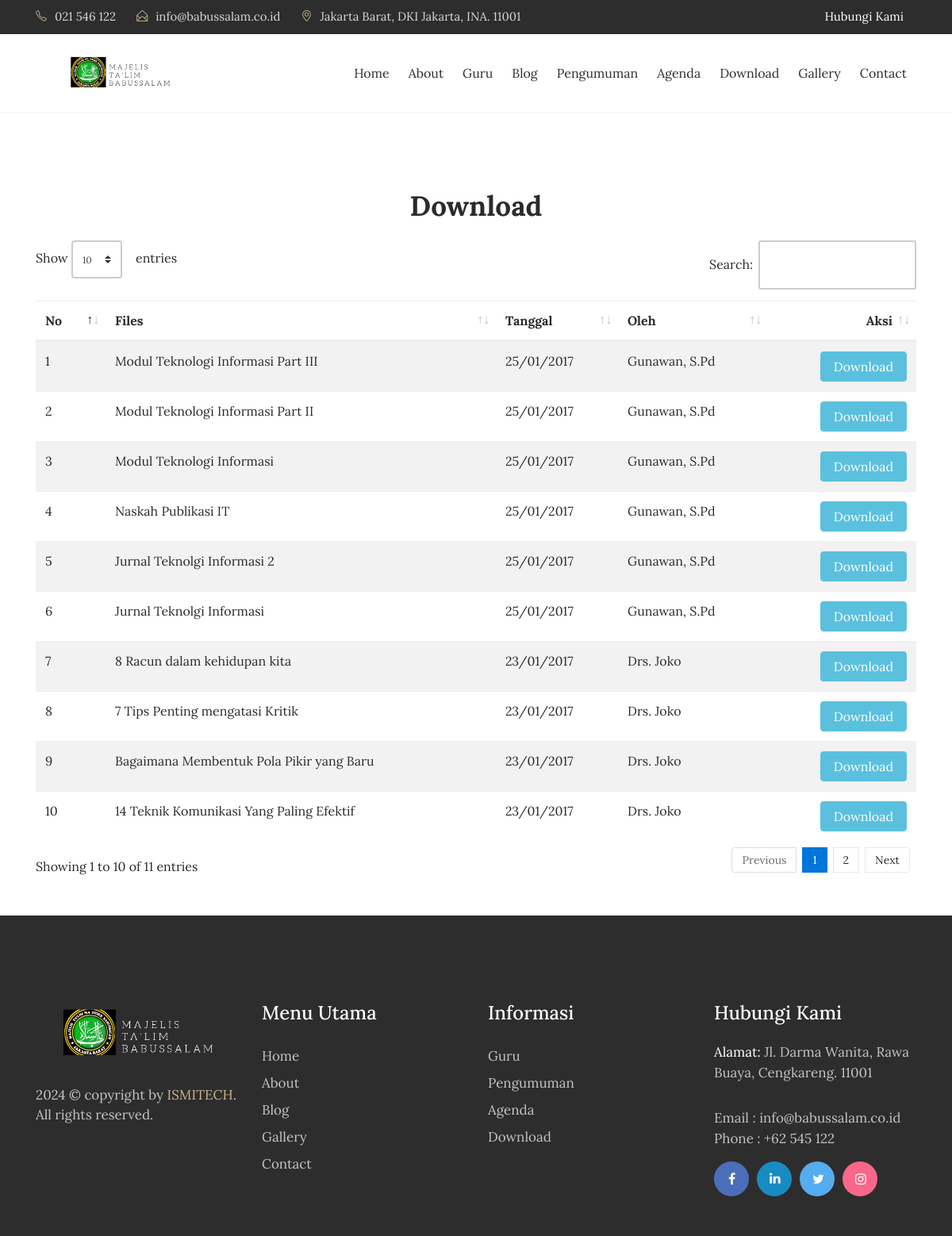
Before: /index.php/download with the older database file.
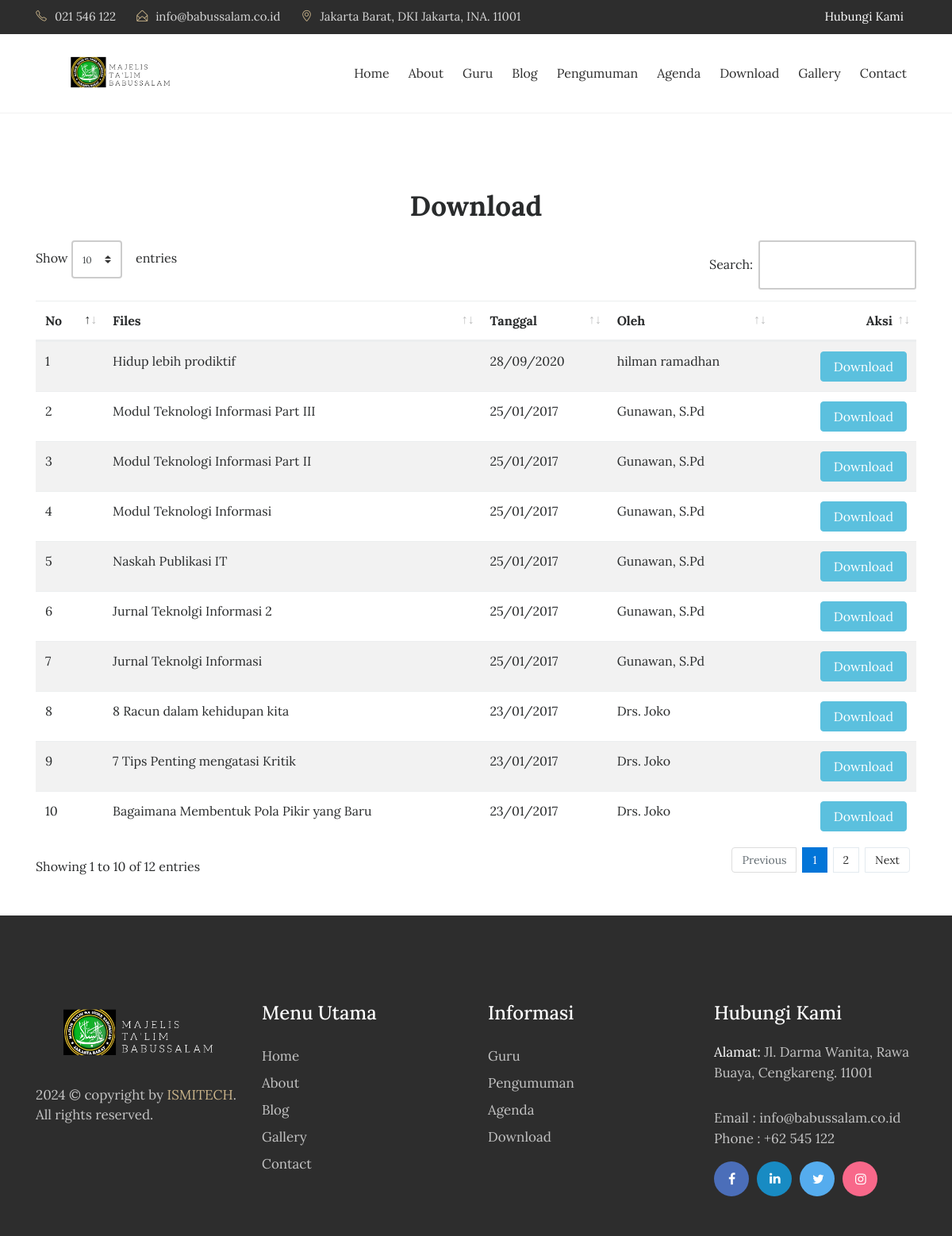
After: the same page with the newer database file.
### tables this page shows
CREATE TABLE `tbl_files` (
  `file_id` int(11) NOT NULL AUTO_INCREMENT,
  `file_judul` varchar(120) DEFAULT NULL,
  `file_deskripsi` text,
  `file_tanggal` timestamp NULL DEFAULT CURRENT_TIMESTAMP,
  `file_oleh` varchar(60) DEFAULT NULL,
  `file_download` int(11) DEFAULT '0',
  `file_data` varchar(120) DEFAULT NULL,
  PRIMARY KEY (`file_id`)
);

### application/controllers/Download.php (called while the page is built, shortened)
<?php
class Download extends CI_Controller{
	function __construct(){
		$this->load->model('m_files');
		$this->load->helper('download');
		$this->load->model('m_pengunjung');
	}
	function index(){
		$x['title'] = "Majelis Ta'lim Babussalam | Download";
		$x['heading'] = "Download";
		$x['data']=$this->m_files->get_all_files();
		$this->load->view('depan/v_download',$x);
	}
}

### index.php (called while the page is built, shortened)
<?php
require_once BASEPATH.'core/CodeIgniter.php';

### application/models/M_files.php (called while the page is built, shortened)
<?php
class M_files extends CI_Model{
	function get_all_files(){
		$hsl=$this->db->query("SELECT file_id,file_judul,file_deskripsi,DATE_FORMAT(file_tanggal,'%d/%m/%Y') AS tanggal,file_oleh,file_download,file_data FROM tbl_files ORDER BY file_id DESC");
		return $hsl;
	}
}

### application/views/depan/v_download.php (the view, shortened to what this page needs)
<!DOCTYPE html>
<html lang="en">
<head>
</head>
<body>
<section class="contact" style="margin-bottom:50px;">
    <div class="container">
        <div class="row">
            <div class="col-md-12">
                <div class="contact-title">
                    <h2><?php echo $heading; ?></h2>
                </div>
            </div>
        </div>
        <div class="row">
            <div class="col-md-12">
              <div class="table-responsive">
                <table class="table table-striped" id="display">
                  <thead>
                    <tr>
                      <th>No</th>
                      <th>Files</th>
                      <th>Tanggal</th>
                      <th>Oleh</th>
                      <th style="text-align:right;">Aksi</th>
                    </tr>
                  </thead>
                  <tbody>
                    <?php
                      $no=1;
                      foreach ($data->result() as $row):
                    ?>
                    <tr>
                      <td><?php echo $no++;?></td>
                      <td><?php echo $row->file_judul;?></td>
                      <td><?php echo $row->tanggal;?></td>
                      <td><?php echo $row->file_oleh;?></td>
                      <td style="text-align:right;"><a href="<?php echo site_url('download/get_file/'.$row->file_id);?>" class="btn btn-info">Download</a></td>
                    </tr>
                  <?php endforeach;?>
                  </tbody>
                </table>
              </div>
            </div>
          </div>
        </div>
    </section>
      </body>
</html>

Changed rows visible on the page:
no longer on this page (row unchanged): tbl_files: file_judul "14 Teknik Komunikasi Yang Paling Efektif", tanggal "23/01/2017", file_oleh "Drs. Joko"
added tbl_files: file_judul "Hidup lebih prodiktif", tanggal "28/09/2020", file_oleh "hilman ramadhan"
Other visible differences:
text written by a page script: "Show entries Search: Showing 1 to 10 of 11 entries Previous 1 2 Next" → "Show entries Search: Showing 1 to 10 of 12 entries Previous 1 2 Next"
